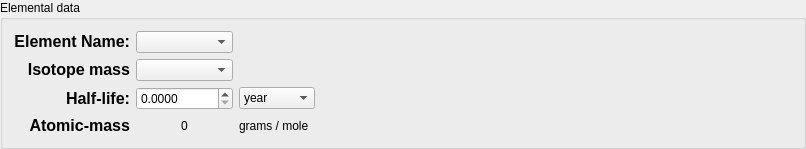
    <widget class="QGroupBox" name="groupBox">
     <property name="title">
      <string>Elemental data</string>
     </property>
     <layout class="QGridLayout" name="gridLayout">
      <item row="0" column="0">
       <widget class="QLabel" name="label_11">
        <property name="text">
         <string>&lt;!DOCTYPE HTML PUBLIC &quot;-//W3C//DTD HTML 4.0//EN&quot; &quot;http://www.w3.org/TR/REC-html40/strict.dtd&quot;&gt;
&lt;html&gt;&lt;head&gt;&lt;meta name=&quot;qrichtext&quot; content=&quot;1&quot; /&gt;&lt;style type=&quot;text/css&quot;&gt;
p, li { white-space: pre-wrap; }
&lt;/style&gt;&lt;/head&gt;&lt;body style=&quot; font-family:'DejaVu Sans'; font-size:9pt; font-weight:400; font-style:normal;&quot;&gt;
&lt;p style=&quot; margin-top:0px; margin-bottom:0px; margin-left:0px; margin-right:0px; -qt-block-indent:0; text-indent:0px;&quot;&gt;&lt;span style=&quot; font-size:12pt; font-weight:600;&quot;&gt;Element Name:&lt;/span&gt;&lt;/p&gt;&lt;/body&gt;&lt;/html&gt;</string>
        </property>
        <property name="alignment">
         <set>Qt::AlignRight|Qt::AlignTrailing|Qt::AlignVCenter</set>
        </property>
       </widget>
      </item>
      <item row="0" column="1">
       <widget class="QComboBox" name="element">
        <property name="toolTip">
         <string>&lt;!DOCTYPE HTML PUBLIC &quot;-//W3C//DTD HTML 4.0//EN&quot; &quot;http://www.w3.org/TR/REC-html40/strict.dtd&quot;&gt;
&lt;html&gt;&lt;head&gt;&lt;meta name=&quot;qrichtext&quot; content=&quot;1&quot; /&gt;&lt;style type=&quot;text/css&quot;&gt;
p, li { white-space: pre-wrap; }
&lt;/style&gt;&lt;/head&gt;&lt;body style=&quot; font-family:'DejaVu Sans'; font-size:9pt; font-weight:400; font-style:normal;&quot;&gt;
&lt;p style=&quot; margin-top:0px; margin-bottom:0px; margin-left:0px; margin-right:0px; -qt-block-indent:0; text-indent:0px;&quot;&gt;&lt;span style=&quot; font-size:14pt;&quot;&gt;Specify the Element you want to consider&lt;/span&gt;&lt;/p&gt;&lt;/body&gt;&lt;/html&gt;</string>
        </property>
        <property name="whatsThis">
         <string>This box is used to specify the element on which calculation is to be performed.</string>
        </property>
       </widget>
      </item>
      <item row="1" column="0">
       <widget class="QLabel" name="label_12">
        <property name="text">
         <string>&lt;!DOCTYPE HTML PUBLIC &quot;-//W3C//DTD HTML 4.0//EN&quot; &quot;http://www.w3.org/TR/REC-html40/strict.dtd&quot;&gt;
&lt;html&gt;&lt;head&gt;&lt;meta name=&quot;qrichtext&quot; content=&quot;1&quot; /&gt;&lt;style type=&quot;text/css&quot;&gt;
p, li { white-space: pre-wrap; }
&lt;/style&gt;&lt;/head&gt;&lt;body style=&quot; font-family:'DejaVu Sans'; font-size:9pt; font-weight:400; font-style:normal;&quot;&gt;
&lt;p style=&quot; margin-top:0px; margin-bottom:0px; margin-left:0px; margin-right:0px; -qt-block-indent:0; text-indent:0px;&quot;&gt;&lt;span style=&quot; font-size:12pt; font-weight:600;&quot;&gt;Isotope mass&lt;/span&gt;&lt;/p&gt;&lt;/body&gt;&lt;/html&gt;</string>
        </property>
        <property name="alignment">
         <set>Qt::AlignRight|Qt::AlignTrailing|Qt::AlignVCenter</set>
        </property>
       </widget>
      </item>
      <item row="1" column="1">
       <widget class="QComboBox" name="isotope">
        <property name="toolTip">
         <string>&lt;!DOCTYPE HTML PUBLIC &quot;-//W3C//DTD HTML 4.0//EN&quot; &quot;http://www.w3.org/TR/REC-html40/strict.dtd&quot;&gt;
&lt;html&gt;&lt;head&gt;&lt;meta name=&quot;qrichtext&quot; content=&quot;1&quot; /&gt;&lt;style type=&quot;text/css&quot;&gt;
p, li { white-space: pre-wrap; }
&lt;/style&gt;&lt;/head&gt;&lt;body style=&quot; font-family:'DejaVu Sans'; font-size:9pt; font-weight:400; font-style:normal;&quot;&gt;
&lt;p style=&quot; margin-top:0px; margin-bottom:0px; margin-left:0px; margin-right:0px; -qt-block-indent:0; text-indent:0px;&quot;&gt;&lt;span style=&quot; font-size:14pt;&quot;&gt;Specify an isotope of the current element&lt;/span&gt;&lt;/p&gt;&lt;/body&gt;&lt;/html&gt;</string>
        </property>
        <property name="whatsThis">
         <string>This box is used to specify the isotope of the above element on which calculation is performed.</string>
        </property>
       </widget>
      </item>
      <item row="2" column="0">
       <widget class="QLabel" name="label_14">
        <property name="text">
         <string>&lt;!DOCTYPE HTML PUBLIC &quot;-//W3C//DTD HTML 4.0//EN&quot; &quot;http://www.w3.org/TR/REC-html40/strict.dtd&quot;&gt;
&lt;html&gt;&lt;head&gt;&lt;meta name=&quot;qrichtext&quot; content=&quot;1&quot; /&gt;&lt;style type=&quot;text/css&quot;&gt;
p, li { white-space: pre-wrap; }
&lt;/style&gt;&lt;/head&gt;&lt;body style=&quot; font-family:'DejaVu Sans'; font-size:9pt; font-weight:400; font-style:normal;&quot;&gt;
&lt;p style=&quot; margin-top:0px; margin-bottom:0px; margin-left:0px; margin-right:0px; -qt-block-indent:0; text-indent:0px;&quot;&gt;&lt;span style=&quot; font-size:12pt; font-weight:600;&quot;&gt;Half-life:&lt;/span&gt;&lt;/p&gt;&lt;/body&gt;&lt;/html&gt;</string>
        </property>
        <property name="alignment">
         <set>Qt::AlignRight|Qt::AlignTrailing|Qt::AlignVCenter</set>
        </property>
       </widget>
      </item>
      <item row="2" column="1">
       <widget class="QDoubleSpinBox" name="halfLife">
        <property name="toolTip">
         <string>&lt;!DOCTYPE HTML PUBLIC &quot;-//W3C//DTD HTML 4.0//EN&quot; &quot;http://www.w3.org/TR/REC-html40/strict.dtd&quot;&gt;
&lt;html&gt;&lt;head&gt;&lt;meta name=&quot;qrichtext&quot; content=&quot;1&quot; /&gt;&lt;style type=&quot;text/css&quot;&gt;
p, li { white-space: pre-wrap; }
&lt;/style&gt;&lt;/head&gt;&lt;body style=&quot; font-family:'DejaVu Sans'; font-size:9pt; font-weight:400; font-style:normal;&quot;&gt;
&lt;p style=&quot; margin-top:0px; margin-bottom:0px; margin-left:0px; margin-right:0px; -qt-block-indent:0; text-indent:0px;&quot;&gt;&lt;span style=&quot; font-size:14pt;&quot;&gt;Specify the half-life of the Radio active isotope&lt;/span&gt;&lt;/p&gt;&lt;/body&gt;&lt;/html&gt;</string>
        </property>
        <property name="whatsThis">
         <string>This box is used to specify the half-life of the above isotope.</string>
        </property>
        <property name="decimals">
         <number>4</number>
        </property>
        <property name="maximum">
         <double>1000000000.000000000000000</double>
        </property>
       </widget>
      </item>
      <item row="2" column="2">
       <widget class="QComboBox" name="halfLife_unit">
        <property name="toolTip">
         <string>&lt;!DOCTYPE HTML PUBLIC &quot;-//W3C//DTD HTML 4.0//EN&quot; &quot;http://www.w3.org/TR/REC-html40/strict.dtd&quot;&gt;
&lt;html&gt;&lt;head&gt;&lt;meta name=&quot;qrichtext&quot; content=&quot;1&quot; /&gt;&lt;style type=&quot;text/css&quot;&gt;
p, li { white-space: pre-wrap; }
&lt;/style&gt;&lt;/head&gt;&lt;body style=&quot; font-family:'DejaVu Sans'; font-size:9pt; font-weight:400; font-style:normal;&quot;&gt;
&lt;p style=&quot; margin-top:0px; margin-bottom:0px; margin-left:0px; margin-right:0px; -qt-block-indent:0; text-indent:0px;&quot;&gt;&lt;span style=&quot; font-size:14pt;&quot;&gt;The unit of Half-life&lt;/span&gt;&lt;/p&gt;&lt;/body&gt;&lt;/html&gt;</string>
        </property>
        <property name="whatsThis">
         <string>This box is used to specify the unit of half-life. eg. years, seconds, etc.</string>
        </property>
        <item>
         <property name="text">
          <string>year</string>
         </property>
        </item>
        <item>
         <property name="text">
          <string>seconds</string>
         </property>
        </item>
        <item>
         <property name="text">
          <string>minutes</string>
         </property>
        </item>
        <item>
         <property name="text">
          <string>hours</string>
         </property>
        </item>
        <item>
         <property name="text">
          <string>days</string>
         </property>
        </item>
        <item>
         <property name="text">
          <string>weeks</string>
         </property>
        </item>
       </widget>
      </item>
      <item row="2" column="3">
       <spacer name="horizontalSpacer_2">
        <property name="orientation">
         <enum>Qt::Horizontal</enum>
        </property>
        <property name="sizeHint" stdset="0">
         <size>
          <width>477</width>
          <height>20</height>
         </size>
        </property>
       </spacer>
      </item>
      <item row="3" column="0">
       <widget class="QLabel" name="label">
        <property name="text">
         <string>&lt;!DOCTYPE HTML PUBLIC &quot;-//W3C//DTD HTML 4.0//EN&quot; &quot;http://www.w3.org/TR/REC-html40/strict.dtd&quot;&gt;
&lt;html&gt;&lt;head&gt;&lt;meta name=&quot;qrichtext&quot; content=&quot;1&quot; /&gt;&lt;style type=&quot;text/css&quot;&gt;
p, li { white-space: pre-wrap; }
&lt;/style&gt;&lt;/head&gt;&lt;body style=&quot; font-family:'DejaVu Sans'; font-size:9pt; font-weight:400; font-style:normal;&quot;&gt;
&lt;p style=&quot; margin-top:0px; margin-bottom:0px; margin-left:0px; margin-right:0px; -qt-block-indent:0; text-indent:0px;&quot;&gt;&lt;span style=&quot; font-size:12pt; font-weight:600;&quot;&gt;Atomic-mass&lt;/span&gt;&lt;/p&gt;&lt;/body&gt;&lt;/html&gt;</string>
        </property>
        <property name="alignment">
         <set>Qt::AlignRight|Qt::AlignTrailing|Qt::AlignVCenter</set>
        </property>
       </widget>
      </item>
      <item row="3" column="1">
       <widget class="QLabel" name="mass">
        <property name="toolTip">
         <string>&lt;!DOCTYPE HTML PUBLIC &quot;-//W3C//DTD HTML 4.0//EN&quot; &quot;http://www.w3.org/TR/REC-html40/strict.dtd&quot;&gt;
&lt;html&gt;&lt;head&gt;&lt;meta name=&quot;qrichtext&quot; content=&quot;1&quot; /&gt;&lt;style type=&quot;text/css&quot;&gt;
p, li { white-space: pre-wrap; }
&lt;/style&gt;&lt;/head&gt;&lt;body style=&quot; font-family:'DejaVu Sans'; font-size:9pt; font-weight:400; font-style:normal;&quot;&gt;
&lt;p style=&quot; margin-top:0px; margin-bottom:0px; margin-left:0px; margin-right:0px; -qt-block-indent:0; text-indent:0px;&quot;&gt;&lt;span style=&quot; font-size:14pt;&quot;&gt;Atomic mass of the isotope selected.&lt;/span&gt;&lt;/p&gt;&lt;/body&gt;&lt;/html&gt;</string>
        </property>
        <property name="whatsThis">
         <string>This label displays the atomic mass of the isotope in grams per mole.</string>
        </property>
        <property name="text">
         <string>0</string>
        </property>
        <property name="alignment">
         <set>Qt::AlignCenter</set>
        </property>
       </widget>
      </item>
      <item row="3" column="2">
       <widget class="QLabel" name="label_2">
        <property name="toolTip">
         <string>&lt;!DOCTYPE HTML PUBLIC &quot;-//W3C//DTD HTML 4.0//EN&quot; &quot;http://www.w3.org/TR/REC-html40/strict.dtd&quot;&gt;
&lt;html&gt;&lt;head&gt;&lt;meta name=&quot;qrichtext&quot; content=&quot;1&quot; /&gt;&lt;style type=&quot;text/css&quot;&gt;
p, li { white-space: pre-wrap; }
&lt;/style&gt;&lt;/head&gt;&lt;body style=&quot; font-family:'DejaVu Sans'; font-size:9pt; font-weight:400; font-style:normal;&quot;&gt;
&lt;p style=&quot; margin-top:0px; margin-bottom:0px; margin-left:0px; margin-right:0px; -qt-block-indent:0; text-indent:0px;&quot;&gt;&lt;span style=&quot; font-size:14pt;&quot;&gt;The unit of atomic mass&lt;/span&gt;&lt;/p&gt;&lt;/body&gt;&lt;/html&gt;</string>
        </property>
        <property name="text">
         <string>grams / mole</string>
        </property>
       </widget>
      </item>
     </layout>
    </widget>
